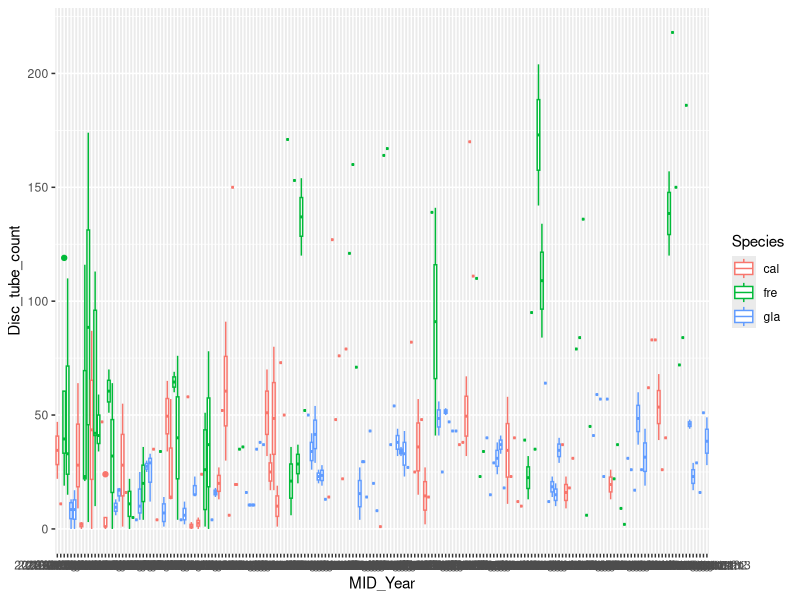
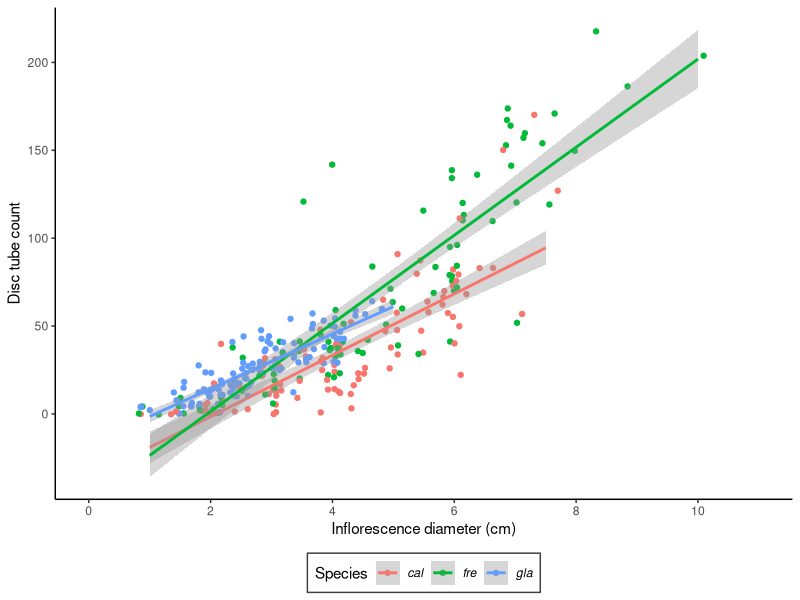

Write R code to recreate these figures, in order.
#### 2019 Field Dispersal Data Analysis Extra 2: Predicting Proportions of Seed Recovered 1

# Courtney Van Den Elzen

# Initiated: October 2019
# Latest Update: January 2023 (syntax update for Jan 2023 package version compatibility)

# Description: Clean and combine the 2018 and 2019 field neighbour datasets 
#              (with seed counts by diameter) to train a predictive model


### ------------------
### Load Packages -----

library(tidyverse) # for cleaning, plotting
library(MASS) # extra stats stuff
library(doParallel) # to do things in parallel... not sure if this is actually used.


### ------------------
### Read In 2018 (pilot study) Neighbor Data -----

# Load data
nseed_data_18 <- read_csv("./Data/Field Study/Field Study Raw Data - 2018 Neighbour Data.csv") 

### ------------------
### Clean 2018 Neighbor Data -----

colnames(nseed_data_18)[1] <- "Hub"
nseed_data_18$Mat_ID <- as.factor(paste(nseed_data_18$Hub, nseed_data_18$Number, nseed_data_18$Species, "t1", "m", nseed_data_18$Mom, sep = ""))
nseed_data_18$Indiv_ID <- as.factor(paste(nseed_data_18$Mat_ID,"n", nseed_data_18$Neighbour, sep = ""))


# Create ID and year columns
nseed_data_18$Year <- as.factor("2018")
nseed_data_18$MID_Year <- as.factor(paste(nseed_data_18$Year, nseed_data_18$Mat_ID, sep = ""))
nseed_data_18$IID_Year <- as.factor(paste(nseed_data_18$Year, nseed_data_18$Indiv_ID, sep = ""))

# Filter out NA rows for diameter measurements and problematic rows
nseed_data_18_1flr <- droplevels(dplyr::filter(nseed_data_18, 
                                               !is.na(Diameter) & 
                                                 Omit_from_analysis == "no"))

# Subset to the necessary columns
nseed_data_18_1flr <- 
  nseed_data_18_1flr %>% 
  dplyr::select(Species, Mat_ID, Indiv_ID, Year, MID_Year, IID_Year, Diameter, 
                Viable_Disc_Seed_Count, Viable_Ray_Seed_Count)

#' Fix column names
colnames(nseed_data_18_1flr) <- c("Species", "Mat_ID", "Indiv_ID", "Year", 
                                  "MID_Year", "IID_Year", "Diameter", 
                                  "Disc_tube_count", "Ray_tube_count")


### ------------------
### Read In 2019 (pilot study) Neighbor Data -----

# Load the data 
nseed_data_19 <- read_csv("./Data/Field Study/Field Study Raw Data - Neighbour Seed Counts.csv") %>%
  dplyr::mutate(species = case_when(species == "L. californica" ~ "cal",
                                    species == "L. fremontii" ~ "fre",
                                    species == "L. glaberrima" ~ "gla"))

colnames(nseed_data_19)


### ------------------
### Clean 2019 Neighbor Data -----

# rename columns & levels of species to match 2018 data

colnames(nseed_data_19) <- c("Species", "Hub", "Transect", "Mom", "Neighbour", "Plant_ID", "Count_type", 
  "Viable_Ray_Seed_Count", "Viable_Disc_Seed_Count", "Total_seeds", "Ray_tube_count", 
  "Disc_tube_count", "Flowers_in_count", "Diameter", "Perfect_separation", "Notes")

nseed_data_19

# Make Year and ID columns
nseed_data_19$Mat_ID <- as.factor(paste(nseed_data_19$Hub, 1, nseed_data_19$Species, "t", nseed_data_19$Transect, "m", nseed_data_19$Mom, sep = ""))
nseed_data_19$Indiv_ID <- as.factor(paste(nseed_data_19$Hub, 1, nseed_data_19$Species, "t", nseed_data_19$Transect, "m", nseed_data_19$Mom, "n", nseed_data_19$Neighbour, sep = ""))
nseed_data_19$Year <- as.factor("2019")
nseed_data_19$MID_Year <- as.factor(paste(nseed_data_19$Year, nseed_data_19$Mat_ID))
nseed_data_19$IID_Year <- as.factor(paste(nseed_data_19$Year, nseed_data_19$Indiv_ID, sep = ""))



# Filter to those individuals with diameter measurements
nseed_data_19_diam <- 
  nseed_data_19 %>% 
  dplyr::filter(!is.na(Diameter)) %>% 
  dplyr::filter(Perfect_separation == "Yes")

nseed_data_19_diam

# Subset to useful columns
nseed_data_19_diam <- 
  nseed_data_19_diam %>% 
  dplyr::select("Species", "Mat_ID", "Indiv_ID", "Year", "MID_Year", "IID_Year", 
                "Diameter", "Disc_tube_count", "Ray_tube_count")


# Combine the 2018 and 2019 data and plot it
nseed_data_all_good <- bind_rows(nseed_data_18_1flr, nseed_data_19_diam)

# Make a column of seed totals
nseed_data_all_good <- 
  nseed_data_all_good %>% 
  dplyr::mutate(Total_count = Disc_tube_count + Ray_tube_count)

### ------------------
### Plot the Data -----

# boxplot of seed counts by MID year
ggplot(nseed_data_all_good, aes(x = MID_Year, y = Disc_tube_count, colour = Species)) +
  geom_boxplot()


# Plot of the simple linear between the count of viable disc seeds and the inflorescence diameter
ggplot(nseed_data_all_good, aes(x=Diameter, y=Disc_tube_count, colour = Species)) +
  geom_jitter() +
  geom_smooth(method=lm, se=T)+
  theme_classic() +
  theme(legend.position="bottom", 
        legend.text = element_text(face = "italic"), 
        legend.background = element_rect(colour ="grey25")) +
  labs(y = "Disc tube count", x = "Inflorescence diameter (cm)") +
  scale_x_continuous(limits=c(0, 11), breaks=seq(0,11,2))

### ------------------
### Write Combined 2018/2019 Data to File -----

write_csv(nseed_data_all_good, file = "./Data/Field Study/Field Study Cleaned Data - 2018 and 2019 Neighbour Data Cleaned and Combined.csv")


